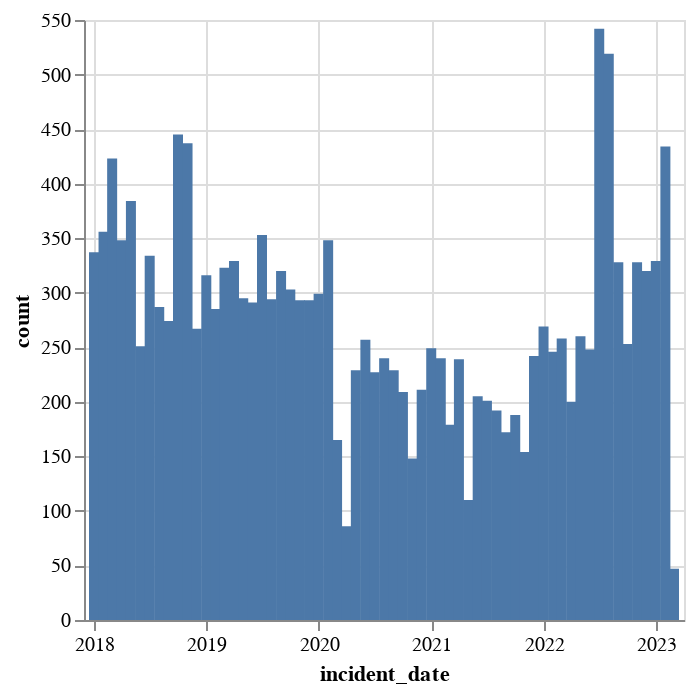

Notebook code for this chart:
### Code cell
"""
base = alt.Chart(counts).mark_bar(size=9).encode(
    alt.X('incident_date:T',title='Date'),
    y='count',
    tooltip = [alt.Tooltip('incident_date_2',title = 'Date'),alt.Tooltip('count',title='Drug Arrests')]
).properties(
    width=600,
    height=400,
    title='Incidents by Year-Month'
)"""
experiment = alt.Chart(counts).mark_bar().encode(
    x='incident_date:T',
    y='count')
experiment

### Figure 1 — Vega-Lite specification as saved in the notebook (floating-point values rounded to 4 significant figures)
{"config": {"view": {"continuousWidth": 300, "continuousHeight": 300}}, "data": {"name": "data-09fa555d1c83c8a82b8855af93d836e2"}, "mark": {"type": "bar"}, "encoding": {"x": {"field": "incident_date", "type": "temporal"}, "y": {"field": "count", "type": "quantitative"}}, "$schema": "https://vega.github.io/schema/vega-lite/v5.6.1.json", "datasets": {"data-09fa555d1c83c8a82b8855af93d836e2": [{"incident_date": "2018-01", "count": 337, "incident_date_2": "2018-01"}, {"incident_date": "2018-02", "count": 356, "incident_date_2": "2018-02"}, {"incident_date": "2018-03", "count": 423, "incident_date_2": "2018-03"}, {"incident_date": "2018-04", "count": 348, "incident_date_2": "2018-04"}, {"incident_date": "2018-05", "count": 384, "incident_date_2": "2018-05"}, {"incident_date": "2018-06", "count": 251, "incident_date_2": "2018-06"}, {"incident_date": "2018-07", "count": 334, "incident_date_2": "2018-07"}, {"incident_date": "2018-08", "count": 287, "incident_date_2": "2018-08"}, {"incident_date": "2018-09", "count": 274, "incident_date_2": "2018-09"}, {"incident_date": "2018-10", "count": 445, "incident_date_2": "2018-10"}, {"incident_date": "2018-11", "count": 437, "incident_date_2": "2018-11"}, {"incident_date": "2018-12", "count": 267, "incident_date_2": "2018-12"}, {"incident_date": "2019-01", "count": 316, "incident_date_2": "2019-01"}, {"incident_date": "2019-02", "count": 285, "incident_date_2": "2019-02"}, {"incident_date": "2019-03", "count": 323, "incident_date_2": "2019-03"}, {"incident_date": "2019-04", "count": 329, "incident_date_2": "2019-04"}, {"incident_date": "2019-05", "count": 295, "incident_date_2": "2019-05"}, {"incident_date": "2019-06", "count": 291, "incident_date_2": "2019-06"}, {"incident_date": "2019-07", "count": 353, "incident_date_2": "2019-07"}, {"incident_date": "2019-08", "count": 294, "incident_date_2": "2019-08"}, {"incident_date": "2019-09", "count": 320, "incident_date_2": "2019-09"}, {"incident_date": "2019-10", "count": 303, "incident_date_2": "2019-10"}, {"incident_date": "2019-11", "count": 293, "incident_date_2": "2019-11"}, {"incident_date": "2019-12", "count": 293, "incident_date_2": "2019-12"}, {"incident_date": "2020-01", "count": 299, "incident_date_2": "2020-01"}, {"incident_date": "2020-02", "count": 348, "incident_date_2": "2020-02"}, {"incident_date": "2020-03", "count": 165, "incident_date_2": "2020-03"}, {"incident_date": "2020-04", "count": 86, "incident_date_2": "2020-04"}, {"incident_date": "2020-05", "count": 229, "incident_date_2": "2020-05"}, {"incident_date": "2020-06", "count": 257, "incident_date_2": "2020-06"}, {"incident_date": "2020-07", "count": 227, "incident_date_2": "2020-07"}, {"incident_date": "2020-08", "count": 240, "incident_date_2": "2020-08"}, {"incident_date": "2020-09", "count": 229, "incident_date_2": "2020-09"}, {"incident_date": "2020-10", "count": 209, "incident_date_2": "2020-10"}, {"incident_date": "2020-11", "count": 148, "incident_date_2": "2020-11"}, {"incident_date": "2020-12", "count": 211, "incident_date_2": "2020-12"}, {"incident_date": "2021-01", "count": 249, "incident_date_2": "2021-01"}, {"incident_date": "2021-02", "count": 240, "incident_date_2": "2021-02"}, {"incident_date": "2021-03", "count": 179, "incident_date_2": "2021-03"}, {"incident_date": "2021-04", "count": 239, "incident_date_2": "2021-04"}, {"incident_date": "2021-05", "count": 110, "incident_date_2": "2021-05"}, {"incident_date": "2021-06", "count": 205, "incident_date_2": "2021-06"}, {"incident_date": "2021-07", "count": 201, "incident_date_2": "2021-07"}, {"incident_date": "2021-08", "count": 192, "incident_date_2": "2021-08"}, {"incident_date": "2021-09", "count": 172, "incident_date_2": "2021-09"}, {"incident_date": "2021-10", "count": 188, "incident_date_2": "2021-10"}, {"incident_date": "2021-11", "count": 154, "incident_date_2": "2021-11"}, {"incident_date": "2021-12", "count": 242, "incident_date_2": "2021-12"}, {"incident_date": "2022-01", "count": 269, "incident_date_2": "2022-01"}, {"incident_date": "2022-02", "count": 246, "incident_date_2": "2022-02"}, {"incident_date": "2022-03", "count": 258, "incident_date_2": "2022-03"}, {"incident_date": "2022-04", "count": 200, "incident_date_2": "2022-04"}, {"incident_date": "2022-05", "count": 260, "incident_date_2": "2022-05"}, {"incident_date": "2022-06", "count": 248, "incident_date_2": "2022-06"}, {"incident_date": "2022-07", "count": 542, "incident_date_2": "2022-07"}, {"incident_date": "2022-08", "count": 519, "incident_date_2": "2022-08"}, {"incident_date": "2022-09", "count": 328, "incident_date_2": "2022-09"}, {"incident_date": "2022-10", "count": 253, "incident_date_2": "2022-10"}, {"incident_date": "2022-11", "count": 328, "incident_date_2": "2022-11"}, {"incident_date": "2022-12", "count": 320, "incident_date_2": "2022-12"}, {"incident_date": "2023-01", "count": 329, "incident_date_2": "2023-01"}, {"incident_date": "2023-02", "count": 434, "incident_date_2": "2023-02"}, {"incident_date": "2023-03", "count": 47, "incident_date_2": "2023-03"}]}}
